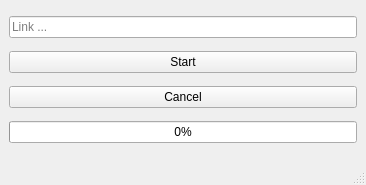
<?xml version="1.0" encoding="UTF-8"?>
<ui version="4.0">
 <class>cumw</class>
 <widget class="QMainWindow" name="cumw">
  <property name="geometry">
   <rect>
    <x>0</x>
    <y>0</y>
    <width>366</width>
    <height>185</height>
   </rect>
  </property>
  <property name="windowTitle">
   <string>CurlThread Qt5</string>
  </property>
  <widget class="QWidget" name="centralwidget">
   <layout class="QGridLayout" name="gridLayout">
    <item row="3" column="0">
     <widget class="QProgressBar" name="progressBar">
      <property name="styleSheet">
       <string notr="true">text-align:center;</string>
      </property>
      <property name="value">
       <number>0</number>
      </property>
     </widget>
    </item>
    <item row="2" column="0">
     <widget class="QPushButton" name="pushButton_2">
      <property name="text">
       <string>Cancel</string>
      </property>
     </widget>
    </item>
    <item row="1" column="0">
     <widget class="QPushButton" name="pushButton">
      <property name="text">
       <string>Start</string>
      </property>
     </widget>
    </item>
    <item row="0" column="0">
     <widget class="QLineEdit" name="lineEdit">
      <property name="placeholderText">
       <string>Link ...</string>
      </property>
      <property name="clearButtonEnabled">
       <bool>true</bool>
      </property>
     </widget>
    </item>
   </layout>
  </widget>
  <widget class="QStatusBar" name="statusbar"/>
 </widget>
 <resources/>
 <connections/>
</ui>
